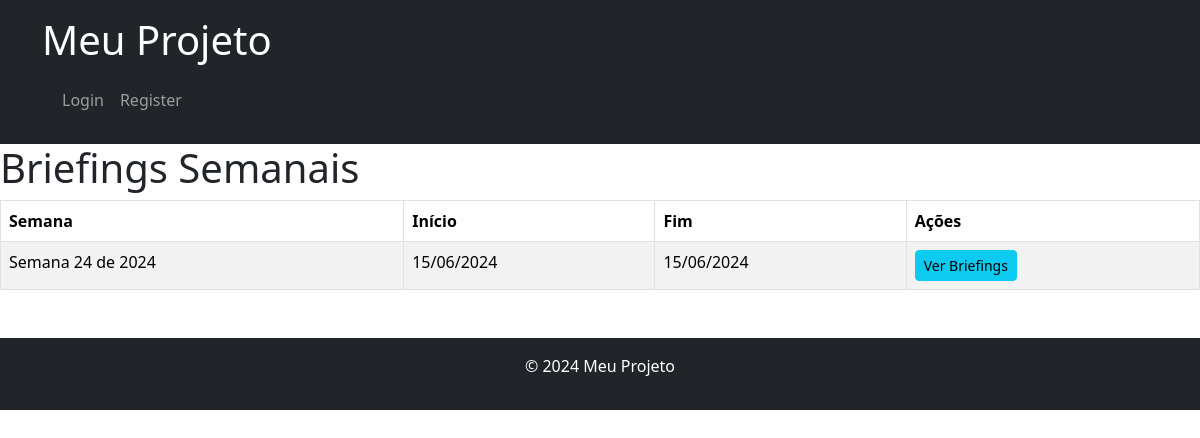
The app's page /sgdc/week/, older data.
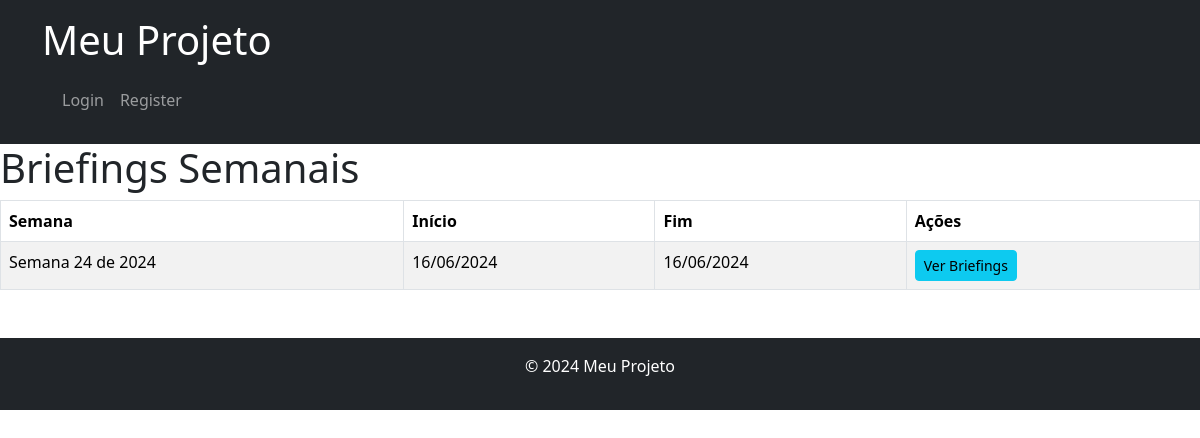
The same page, newer data.
### apps/sgdc/models.py (models this page shows, shortened)
class EspacialSegment(models.Model):
    CHOICES = [
        ('NORMAL', 'Normal'),
        ('OK', 'OK'),
        ('WARN', 'Warning'),
        ('CRIT', 'Critical'),
    ]
    SIM_NAO_CHOICES = [
        ('SIM', 'Sim'),
        ('NAO', 'Não'),
    ]
    data = models.DateField(default=timezone.now)
    plataforma_saude = models.CharField(max_length=10, choices=CHOICES)
    proc_executados = models.CharField(max_length=100, choices=CHOICES)
    alerta_conjuncao = models.CharField(max_length=100, choices=CHOICES)
    campanha_ranging = models.CharField(max_length=100, choices=CHOICES)
    prox_manobra = models.CharField(max_length=100)
    tempo_eclipse = models.DurationField()
    smc_brasilia = models.CharField(max_length=100, choices=CHOICES, verbose_name="SMC Brasília", default='OK')
    smc_rio = models.CharField(max_length=100, choices=CHOICES, verbose_name="SMC Rio", default='OK')
    cmc_brasilia = models.CharField(max_length=100, choices=CHOICES, verbose_name="CMC-x Brasília", default='OK')
    cmc_rio = models.CharField(max_length=100, choices=CHOICES, verbose_name="CMC-x Rio", default='OK')
    tcr_brasilia = models.CharField(max_length=100, choices=CHOICES, verbose_name="Antena (TCR) Brasília", default='OK')
    tcr_rio = models.CharField(max_length=100, choices=CHOICES, verbose_name="Antena (TCR) Rio", default='OK')
    enlaces_ativos = models.IntegerField(verbose_name="Enlaces Ativos", default=0)
    qualidade_enlaces = models.CharField(max_length=100, choices=CHOICES, verbose_name="Qualidade dos Enlaces", default='OK')
    antena_teatro_em_uso = models.CharField(max_length=3, choices=SIM_NAO_CHOICES, verbose_name="Antena Teatro em Uso", default='NAO')
    observacoes = models.TextField(verbose_name="Observações", blank=True, null=True)
    descricao_operacao = models.TextField(verbose_name="Descrição da Operação", blank=True, null=True)
    infra_critica_brasilia = models.CharField(max_length=100, choices=CHOICES, verbose_name="Infra Crítica Brasília", default='OK')
    infra_critica_rio = models.CharField(max_length=100, choices=CHOICES, verbose_name="Infra Crítica Rio de Janeiro", default='OK')
    gcn_tcr_brasilia = models.CharField(max_length=100, choices=CHOICES, verbose_name="GCN/TCR Brasília", default='OK')
    gcn_tcr_rio = models.CharField(max_length=100, choices=CHOICES, verbose_name="GCN/TCR Rio de Janeiro", default='OK')
    clima_espacial = models.CharField(max_length=100, choices=CHOICES, verbose_name="Clima Espacial", default='OK')
    ssa_sda = models.CharField(max_length=100, choices=CHOICES, verbose_name="SSA/SDA", default='OK')
    class Meta:
        unique_together = ('data',)

### apps/sgdc/views.py (the view)
# urls.py: path('week/', views.week_briefings_list, name='week_briefings_list'),
def week_briefings_list(request):
    briefings = EspacialSegment.objects.all()
    weeks = {}
    for briefing in briefings:
        year, week, _ = briefing.data.isocalendar()
        if (year, week) not in weeks:
            weeks[(year, week)] = []
        weeks[(year, week)].append(briefing)
    weeks_list = [{'year': year, 'week': week, 'briefings': briefings} for (year, week), briefings in weeks.items()]
    weeks_list.sort(key=lambda x: (x['year'], x['week']), reverse=True)
    return render(request, 'sgdc/week_briefings_list.html', {'weeks': weeks_list})

### templates/sgdc/week_briefings_list.html (shortened to what this page needs)
{% extends 'shared/base.html' %}
{% block content %}
<h1>Briefings Semanais</h1>
<table id="weekBriefingsTable" class="table table-striped table-bordered" style="width:100%">
    <thead>
        <tr>
            <th>Semana</th>
            <th>Início</th>
            <th>Fim</th>
            <th>Ações</th>
        </tr>
    </thead>
    <tbody>
        {% for week in weeks %}
        <tr>
            <td>Semana {{ week.week }} de {{ week.year }}</td>
            <td>{{ week.briefings.0.data|date:"d/m/Y" }}</td>
            {% for briefing in week.briefings reversed %}
                {% if forloop.first %}
                    <td>{{ briefing.data|date:"d/m/Y" }}</td>
                {% endif %}
            {% endfor %}
            <td>
                <a href="{% url 'sgdc:week_briefings_detail' week.year week.week %}" class="btn btn-info btn-sm">Ver Briefings</a>
            </td>
        </tr>
        {% endfor %}
    </tbody>
</table>
<link rel="stylesheet" href="https://cdn.datatables.net/1.11.5/css/dataTables.bootstrap5.min.css">
{% endblock %}

Row changes from the older to the newer data that the page shows:
removed EspacialSegment: briefings.0.data "15/06/2024", data "15/06/2024", shown under "24"
added EspacialSegment: briefings.0.data "16/06/2024", data "16/06/2024", shown under "24"
Text that changed along with them:
new list line: "Semana 24 de 2024 Ver Briefings"
list line gone: "Semana 24 de 2024 Ver Briefings"
